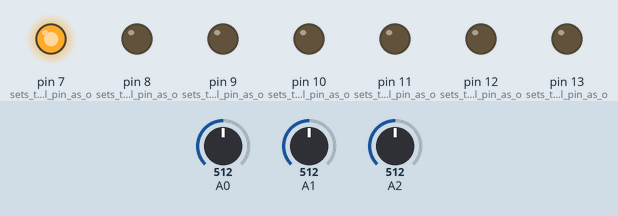
A sketch run on a simulated Arduino Uno, built with avr-gcc and run on an emulated ATmega328P. On the bench: output pins drawn as LEDs (lit = HIGH). Dashed ring = blinking. The test bench sets the inputs (shaded band); at power-on: A0 = 512, A1 = 512, A2 = 512. What the sketch prints to the serial monitor is not drawn.

Above: at 1.2 s.
1.3 s: A0 set to 586
2.8 s: A0 set to 614
At 4.61 s:
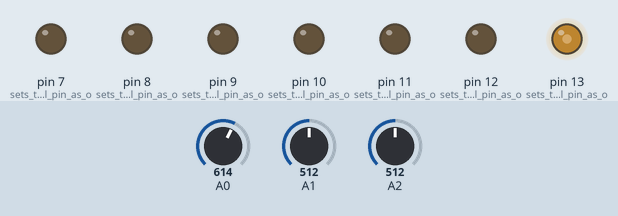
5.8 s: A1 set to 900
At 6.58 s:
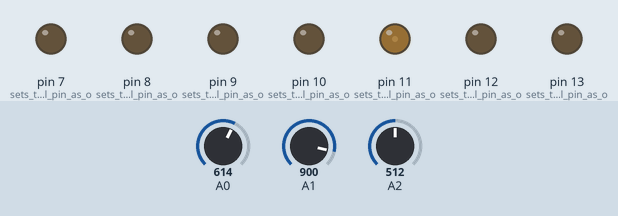
8.8 s: A0 set to 716
11.8 s: A1 set to 1023
14.8 s: A1 set to 390
At 15.07 s:
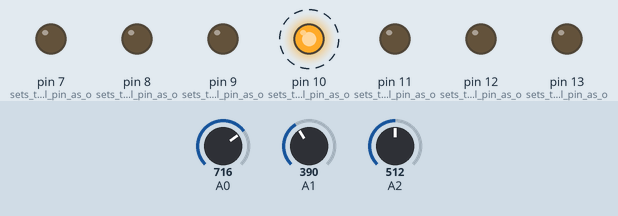
At 16.18 s:
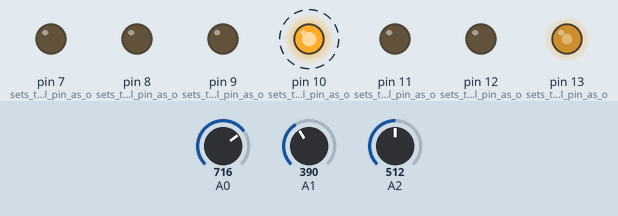
Timing chart, 0 to 65.3 s (numbered marks = the images above; inputs shaded):
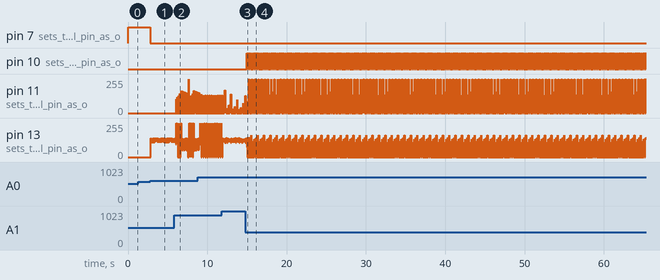

Measured:
- the behaviour switches between 600 and 601 on A0 (found by bisection; images 0 and 1)
- after the input at 1.3 s, every drawn part: stays the same
- after the input at 2.8 s, pin 7 (sets_the_digital_pin_as_o): HIGH → LOW at once
- after the input at 14.8 s, pin 10 (sets_the_digital_pin_as_o): alternates HIGH for 0.11 s and LOW for 0.09 s, starting after 0.17 s

The sketch:

stepper-control.ino
```cpp
// (licence header left out)
int _joysteps = 8;
void setup() {
Serial.begin(9600);
Serial.setTimeout (100);
  pinMode(7, OUTPUT);      // sets the digital pin as output
  pinMode(8, OUTPUT);      // sets the digital pin as output
  pinMode(9, OUTPUT);      // sets the digital pin as output
  pinMode(10, OUTPUT);      // sets the digital pin as output
  pinMode(11, OUTPUT);      // sets the digital pin as output
  pinMode(12, OUTPUT);      // sets the digital pin as output
  pinMode(13, OUTPUT);      // sets the digital pin as output

 PORTB=B000000;
 PORTD=B10000000;//disable movement
}
int Enable_movement()
{PORTD=PORTD&B01111111;
return 0;
  }
int Disable_movement()
{PORTD=PORTD|B10000000;
return 0;
  }
int ChooseMotor(int choice, int dir, int steps, int MovSpeed=1000)
{

 if (choice==1)TurnOnMotorX(dir, steps,MovSpeed);
 if (choice==2)TurnOnMotorY(dir, steps,MovSpeed);
 if (choice==3)TurnOnMotorZ(dir, steps,MovSpeed);

  }
int TurnOnMotorX(int dir, int steps,int MovSpeed)
{
  int i;
  if (dir==1) PORTB=PORTB | B010000;
  if (dir==2) PORTB=PORTB | B000000;
  Enable_movement();
  for (i=1;i<=2*steps;i++)
  {
    PORTB=PORTB ^ B100000;
    delayMicroseconds(MovSpeed);

  }
 PORTB=B000000;
 Disable_movement();
 return 1;
}
int TurnOnMotorY(int dir, int steps,int MovSpeed)
{
  int i;
  if (dir==1) PORTB=PORTB | B000100;
  if (dir==2) PORTB=PORTB | B000000;
    Enable_movement();
  for (i=1;i<=2*steps;i++)
  {
    PORTB=PORTB ^ B001000;
    delayMicroseconds(MovSpeed);
  }
 PORTB=B000000;
 Disable_movement();
 return 1;
}
int TurnOnMotorZ(int dir, int steps,int MovSpeed)
{
  int i;
  if (dir==1) PORTB=PORTB | B000001;
  if (dir==2) PORTB=PORTB | B000000;
    Enable_movement();
  for (i=1;i<=2*steps;i++)
  {
    PORTB=PORTB ^ B000010;
    delayMicroseconds(MovSpeed);
  }
 PORTB=B000000;
 Disable_movement();
 return 1;
}

void loop() {PORTD=B10000000;
  // put your main code here, to run repeatedly:
  int choice=0,isready=0,dir,steps,choose_movement=1,joyx=512,joyy=512,joyp=0;
joyx=analogRead(0);
joyy=analogRead(1);
joyp=analogRead(2);
Serial.print(joyy);
if (joyx>600 ||joyx<400 ||joyy>600|| joyy<400) isready=4;

if(isready==0) {Serial.write("Motor X/Y/Z 1/2/3: \n");
do{choice= Serial.readStringUntil('\n').toInt();isready=1;}while(choice==0 && (analogRead(0)<600&&analogRead(0)>400)&&(analogRead(1)<600&&analogRead(1)>400));
if (choice==0)isready=4;}
if(isready==1) {Serial.write("Direction 1/2: \n");    do{dir= Serial.readStringUntil('\n').toInt();isready=2;}while(dir<=0||dir>2);   }
if(isready==2) {Serial.write("Steps /ne prekalqvai/: o]\n");do{steps= Serial.readStringUntil('\n').toInt();isready=3;}while(steps==0);   }


if(isready==3) {
Serial.print(choice); Serial.print(dir); Serial.print(steps); isready=0;
ChooseMotor(choice,dir,steps);
}
if(isready=4) {
  int joyvaluex = (joyx-512)/15;
  int joyvaluey = (joyy-512)/15;
  int dirx = 2;
  int diry = 2;
  if (joyvaluex < 0) {dir=1; joyvaluex = -joyvaluex;}
  if (joyvaluey < 0) {dir=1; joyvaluey = -joyvaluey;}
  int joyspeedx = 256*(35-joyvaluex);
  int joyspeedy = 256*(35-joyvaluey);
  int joyspeed = min (joyspeedx, joyspeedy);
  if (joyx>600 ) {dir=2;choice=1;/*Serial.print(choice); Serial.print(dir); Serial.print(steps);*/ChooseMotor(choice,dir,_joysteps,joyspeedx);isready=0;}
  if (joyx<400 ) {dir=1;choice=1;/*Serial.print(choice); Serial.print(dir); Serial.print(steps);*/ChooseMotor(choice,dir,_joysteps,joyspeedx); isready=0;}

  if (joyy>600 ) {dir=2;choice=2;/*Serial.print(choice); Serial.print(dir); Serial.print(steps);*/ChooseMotor(choice,dir,_joysteps,joyspeedy); isready=0;}
  if (joyy<400 ) {dir=1;choice=2;/*Serial.print(choice); Serial.print(dir); Serial.print(steps);*/ChooseMotor(choice,dir,_joysteps,joyspeedy); isready=0;}
}
}
```
